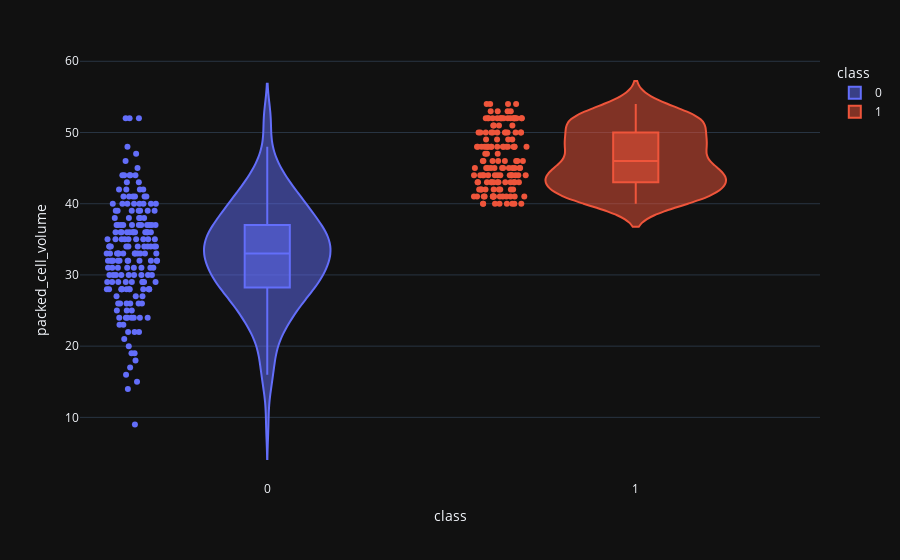

The code cell stored with this chart in its notebook:
### Markdown cell above
**Class 0** has a **higher density peak around 8000**, while **Class 1** shows a **higher density peak around 10000.**

### Code cell
violin ('packed_cell_volume')

### Figure 1 — Plotly figure (JSON) as saved in the notebook; plotly's stock layout.template omitted (floating-point values rounded to 4 significant figures; data arrays with more than 128 entries replaced by an {"elided": "..."} marker saying what was removed)
{"data": [{"alignmentgroup": "True", "box": {"visible": true}, "hovertemplate": "class=%{x}<br>packed_cell_volume=%{y}<extra></extra>", "legendgroup": "0", "marker": {"color": "#636efa"}, "name": "0", "offsetgroup": "0", "orientation": "v", "points": "all", "scalegroup": "True", "showlegend": true, "type": "violin", "x": {"elided": "250 int values"}, "x0": " ", "xaxis": "x", "y": {"elided": "250 int values"}, "y0": " ", "yaxis": "y"}, {"alignmentgroup": "True", "box": {"visible": true}, "hovertemplate": "class=%{x}<br>packed_cell_volume=%{y}<extra></extra>", "legendgroup": "1", "marker": {"color": "#EF553B"}, "name": "1", "offsetgroup": "1", "orientation": "v", "points": "all", "scalegroup": "True", "showlegend": true, "type": "violin", "x": {"elided": "150 int values"}, "x0": " ", "xaxis": "x", "y": {"elided": "150 int values"}, "y0": " ", "yaxis": "y"}], "layout": {"autosize": true, "legend": {"title": {"text": "class"}, "tracegroupgap": 0}, "margin": {"t": 60}, "violinmode": "overlay", "xaxis": {"anchor": "y", "autorange": true, "categoryarray": [0, 1], "categoryorder": "array", "domain": [0, 1], "range": [-0.5064, 1.5], "title": {"text": "class"}, "type": "linear"}, "yaxis": {"anchor": "x", "autorange": true, "domain": [0, 1], "range": [1.205, 60.18], "title": {"text": "packed_cell_volume"}, "type": "linear"}}}
